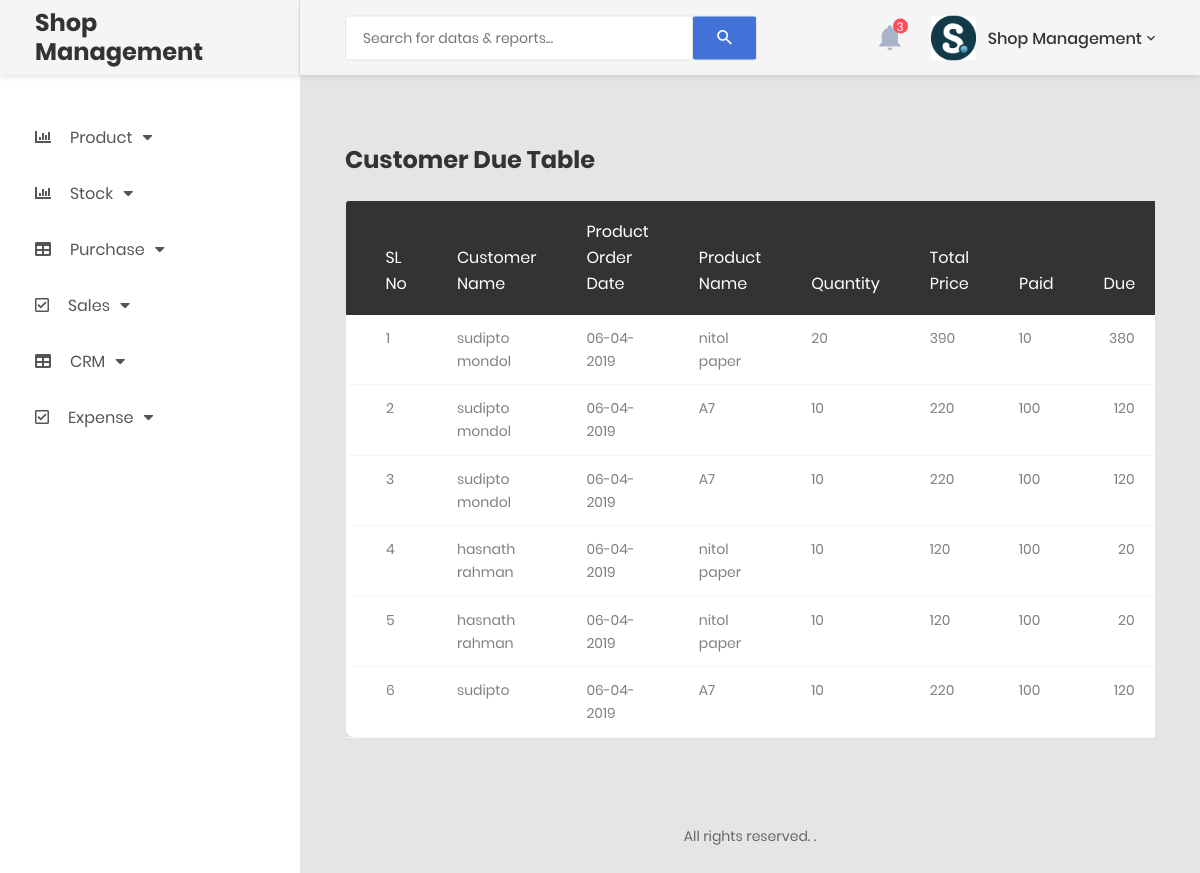
/view_customer_due.php (signed in), run on the app's committed database.
### tables this page shows
CREATE TABLE `sales` (
  `id` int(11) NOT NULL,
  `pid` varchar(11) NOT NULL,
  `order_date` date NOT NULL,
  `cust_name` varchar(100) NOT NULL,
  `pro_name` varchar(100) NOT NULL,
  `qty` varchar(50) NOT NULL,
  `unit_type` varchar(50) NOT NULL,
  `p_unit_price` varchar(11) NOT NULL,
  `price` varchar(50) NOT NULL,
  `sub_total` varchar(50) NOT NULL,
  `discount` varchar(50) NOT NULL,
  `net_total` varchar(50) NOT NULL,
  `paid` varchar(50) NOT NULL,
  `due` varchar(50) NOT NULL,
  `p_l` varchar(200) NOT NULL
);

### view_customer_due.php (the view, shortened to what this page needs)
<?php require 'include/header.php' ?>
            <div class="main-content">
                <div class="section__content section__content--p30">
                    <div class="container-fluid">
                            <div class="row m-t-30">
                            <div class="col-md-12">
                                <div class="table-responsive m-b-40">
                                    <table class="table table-borderless table-data3">
                                        <h3>Customer Due Table</h3>
                                        <br>
                                        <thead>
                                            <tr>
                                                <th>SL No</th>
                                                <th>Customer Name</th>
                                                <th>Product Order Date</th>
                                                <th>Product Name</th>
                                                <th>Quantity</th>
                                                <th>Total Price</th>
                                                <th>Paid</th>
                                                <th>Due</th>
                                            </tr>
                                        </thead>
                                        <tbody>
                                            <?php
                                            $counter=0;
                                            $query="select * from sales where due > 0 order by order_date desc";
                                            $query_run=mysqli_query($connect, $query);
                                            while($row=mysqli_fetch_array($query_run)){
                                                $counter++;
                                            ?>
                                            <tr>
                                                <td><?php echo $counter; ?></td>
                                                <td><?php echo $row['cust_name'] ?></td>
                                                <td ><?php echo date("d-m-Y", strtotime($row['order_date']));?></td>
                                                <td><?php echo $row['pro_name']; ?></td>
                                                <td><?php echo $row['qty']; ?></td>
                                                <td><?php echo $row['net_total']; ?></td>
                                                <td><?php echo $row['paid']; ?></td>
                                                <td><?php echo $row['due']; ?></td>
                                            </tr>
                                            <?php } ?>
                                        </tbody>
                                    </table>
                                </div>
                                <br>
                            </div>
                        </div>
                        <div class="row">
                            <div class="col-md-12">
                                <div class="copyright">
                                    <p>All rights reserved. <a href="https://colorlib.com"></a>.</p>
                                </div>
                            </div>
                        </div>
                    </div>
                </div>
            </div>
        </div>
    </div>
    <?php require 'include/footer.php' ?>

### data on the page
sales: cust_name "sudipto mondol", order_date "06-04-2019", pro_name "nitol paper", qty "20", net_total "390", paid "10", due "380"
sales: cust_name "sudipto mondol", order_date "06-04-2019", pro_name "A7", qty "10", net_total "220", paid "100", due "120"
sales: cust_name "sudipto mondol", order_date "06-04-2019", pro_name "A7", qty "10", net_total "220", paid "100", due "120"
sales: cust_name "hasnath rahman", order_date "06-04-2019", pro_name "nitol paper", qty "10", net_total "120", paid "100", due "20"
sales: cust_name "hasnath rahman", order_date "06-04-2019", pro_name "nitol paper", qty "10", net_total "120", paid "100", due "20"
sales: cust_name "sudipto", order_date "06-04-2019", pro_name "A7", qty "10", net_total "220", paid "100", due "120"
